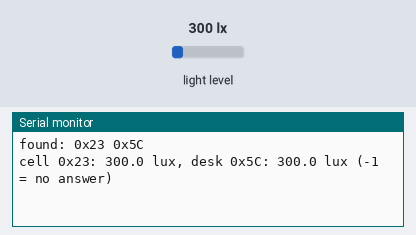
This program was run on a simulated ESP32. On the bench: the last lines printed to the serial monitor. Wiring (inferred from the names in the program): BH1750 light sensor at I2C address 0x23; BH1750 light sensor at I2C address 0x5C. Inputs (shaded band) come from the test bench; at power-on: light level 300 lx.

Above: at 1.2 s.
1.3 s: light level set to 40 lx
At 1.62 s:
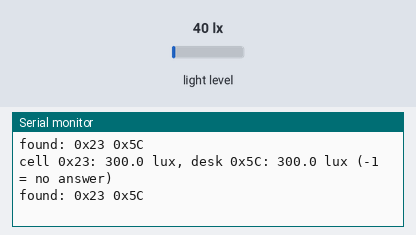
2.8 s: light level set to 500 lx
At 3.9 s:
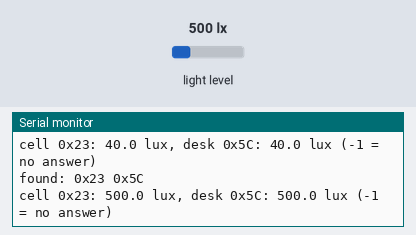
Timing chart, 0 to 5.8 s (numbered marks = the images above; inputs shaded):
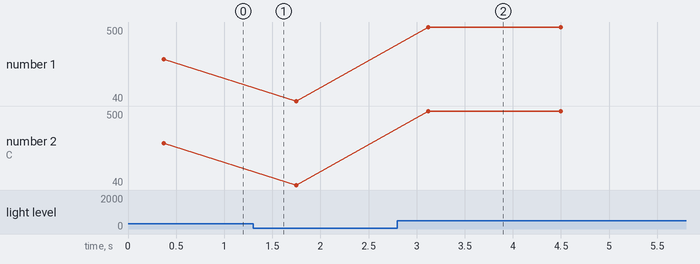

Measured:
- after the input at 2.8 s, the serial monitor: prints a new line after 0.32 s (image 2)
- plotted number 1: 300 → 40 after the input at 1.3 s, 40 → 500 after the input at 2.8 s
- plotted number 2: 300 → 40 after the input at 1.3 s, 40 → 500 after the input at 2.8 s

The program:

main.cpp
```cpp
// Wiring check for the two BH1750 on GPIO 21 (SDA) / 22 (SCL): lists every I2C address and prints lux for 0x23 and 0x5C.
#include <Arduino.h>
#include <Wire.h>

static float readLux(uint8_t addr) {
  Wire.beginTransmission(addr);
  Wire.write(0x10);                          // continuous high resolution mode
  if (Wire.endTransmission() != 0) return -1;
  delay(180);
  if (Wire.requestFrom(addr, (uint8_t)2) != 2) return -1;
  uint16_t raw = Wire.read() << 8;
  raw |= Wire.read();
  return raw / 1.2f;
}

void setup() {
  Serial.begin(115200);
  Wire.begin(21, 22);
}

void loop() {
  Serial.print("found:");
  for (uint8_t a = 1; a < 127; a++) {
    Wire.beginTransmission(a);
    if (Wire.endTransmission() == 0) Serial.printf(" 0x%02X", a);
  }
  Serial.printf("\ncell 0x23: %.1f lux, desk 0x5C: %.1f lux (-1 = no answer)\n", readLux(0x23), readLux(0x5C));
  delay(1000);
}
```
